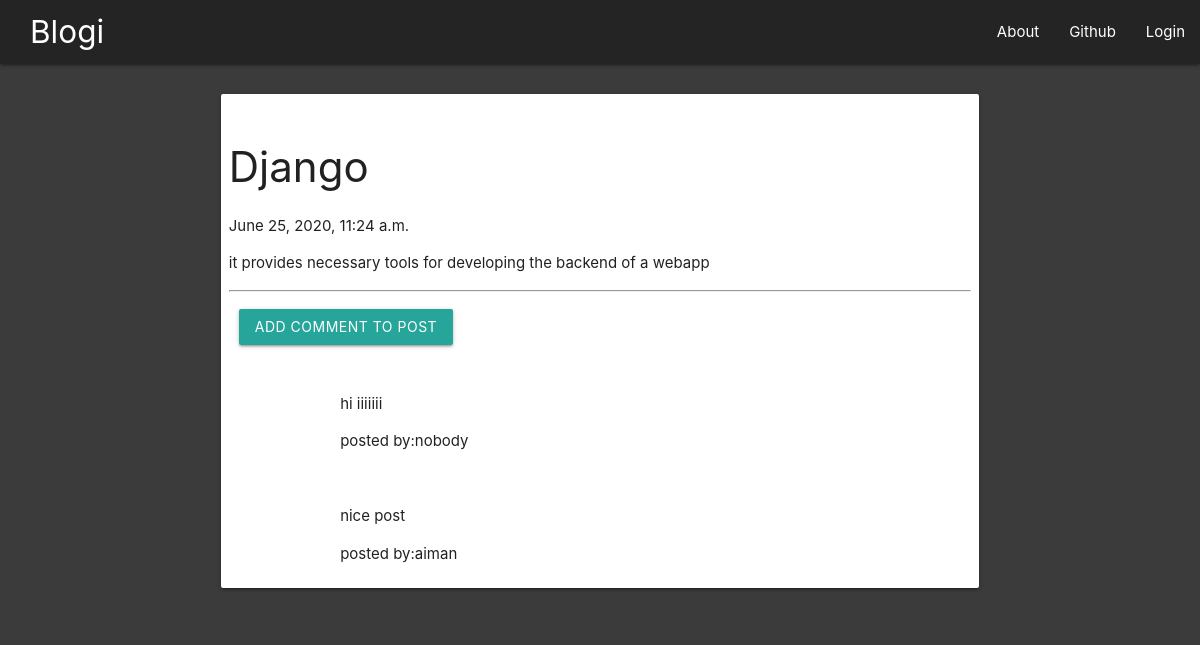
The page /post/14 on the database its author committed.
### blog/models.py (models this page shows, shortened)
class post(models.Model):
    author = models.ForeignKey('auth.user',default=1,on_delete=models.CASCADE)
    title=models.CharField(max_length=200)
    text=models.TextField()
    create_date=models.DateTimeField(default=timezone.now)
    published_date=models.DateTimeField(blank=True,null=True)

class comments(models.Model):
    post=models.ForeignKey('blog.post',related_name='comments',on_delete=models.CASCADE)
    author=models.CharField(max_length=200)
    text=models.TextField()
    create_date=models.DateTimeField(default=timezone.now())
    approved_comment=models.BooleanField(default=False)

### blog/views.py (the view)
# urls.py: url(r'^post/(?P<pk>\d+)$',views.post_detail_view.as_view(),name='post_detail'),
class post_detail_view(DetailView):
    model=post

### blog/templates/blog/post_detail.html (shortened to what this page needs)
{% extends 'blog/base.html' %}
{% block content %}
<div class="card" id="postdetail">
<h1 class="posttitle_loader">{{post.title}}</h1>
{% if post.published_date %}
<div class="post_date">{{ post.published_date }}</div>
{% else %}
<a href="{% url 'post_publish' pk=post.pk %}" class="btn">Publish</a>
{% endif %}
<p class="postcontent">
    {{ post.text|safe }}
</p>
<hr>
<a href="{% url 'add_comment_to_post' pk=post.pk %}" class="btn">Add Comment To Post</a>
<div class="container">
    {% for comment in post.comments.all %}
    <br>
    {% if user.is_authenticated or comment.approved_comment %}
    <p>{{comment.text|safe }}</p>
    <p>posted by:{{ comment.author}}</p>
    {% endif %}
    {% endfor %}
</div>
</div>
{% endblock %}

### blog/static/blog/css/blog.css (style rules this page uses)
body { background-color:#3b3b3b; }
#postdetail { margin:30px; padding:0.5rem; }
#postdetail h1 { font-size: 2.8rem; }
.btn { margin:10px; }

### rows shown on the page
post: title "Django", published_date "June 25, 2020, 11:24 a.m.", text "it provides necessary tools for developing the backend of a webapp"
comments: text "hi iiiiiii", author "nobody"
comments: text "nice post", author "aiman"
